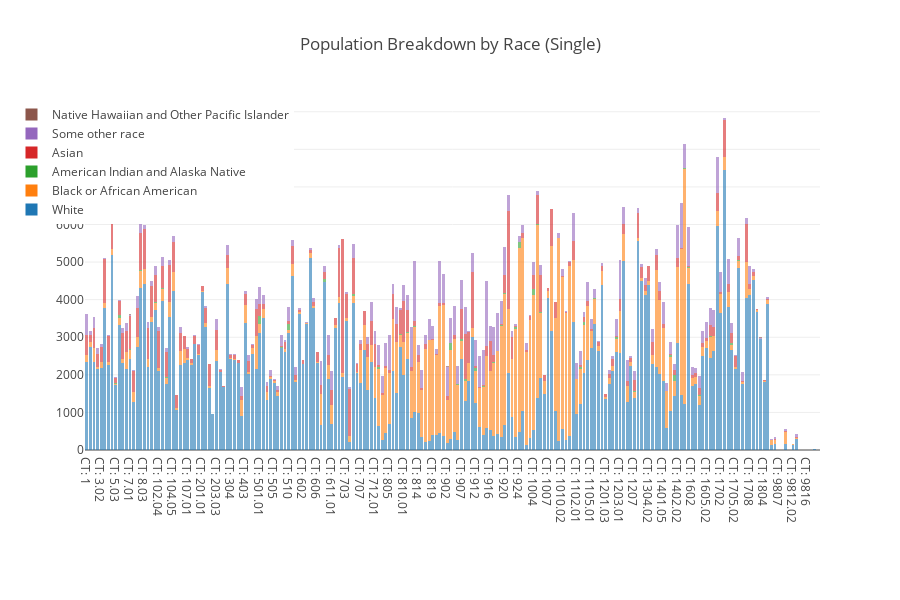

The notebook cell this image was saved under:
### Code cell
single_race_df = RD.MA_AgeRaceSex[["Estimate; RACE - One race - White", 
                         "Estimate; RACE - One race - Black or African American", 
                         "Estimate; RACE - One race - American Indian and Alaska Native", 
                         "Estimate; RACE - One race - Asian", 
                         "Estimate; RACE - One race - Some other race", 
                         "Estimate; RACE - One race - Native Hawaiian and Other Pacific Islander",
                        ]]

traces = []
for i, col in enumerate(single_race_df.columns):
    nm = col.replace("Estimate; RACE - One race - ", "")
    trace = go.Bar(x=Census_Tracts, y=single_race_df[col], name=nm, marker=dict(opacity=0.6))
    traces.append(trace)
    
layout = dict(barmode="stack", title="Population Breakdown by Race (Single)", margin=dict(b=150), height=600, legend=dict(x=-0.1, y=1, orientation="h"))
fig = go.Figure(data=traces, layout=layout)
iplot(fig)

### Figure 1 — Plotly figure (JSON) as saved in the notebook; plotly's stock layout.template omitted (floating-point values rounded to 4 significant figures; data arrays with more than 128 entries replaced by an {"elided": "..."} marker saying what was removed)
{"data": [{"marker": {"opacity": 0.6}, "name": "White", "type": "bar", "uid": "fb6f5104-b86e-433b-94c7-2d878b5df3ba", "x": {"elided": "204 str values"}, "y": {"elided": "204 str values"}}, {"marker": {"opacity": 0.6}, "name": "Black or African American", "type": "bar", "uid": "91e80d24-47f4-43b3-9580-e58775f28ab1", "x": {"elided": "204 str values"}, "y": {"elided": "204 str values"}}, {"marker": {"opacity": 0.6}, "name": "American Indian and Alaska Native", "type": "bar", "uid": "80ebff18-726a-4085-b56f-926202ded251", "x": {"elided": "204 str values"}, "y": {"elided": "204 str values"}}, {"marker": {"opacity": 0.6}, "name": "Asian", "type": "bar", "uid": "134b4092-4ab6-4487-be1d-60dd4a73c06d", "x": {"elided": "204 str values"}, "y": {"elided": "204 str values"}}, {"marker": {"opacity": 0.6}, "name": "Some other race", "type": "bar", "uid": "1158ca15-c9a1-48ed-af50-d9e4c390a8a0", "x": {"elided": "204 str values"}, "y": {"elided": "204 str values"}}, {"marker": {"opacity": 0.6}, "name": "Native Hawaiian and Other Pacific Islander", "type": "bar", "uid": "2bc52f72-d392-4bf8-949d-40de2d3abcce", "x": {"elided": "204 str values"}, "y": {"elided": "204 str values"}}], "layout": {"barmode": "stack", "height": 600, "legend": {"orientation": "h", "x": -0.1, "y": 1}, "margin": {"b": 150}, "title": "Population Breakdown by Race (Single)"}}
